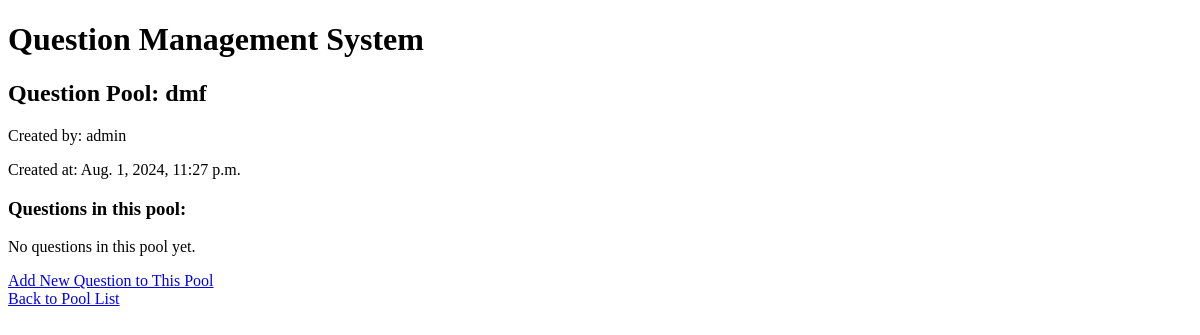
The page /questions/pools/1/ (signed in) on the database as committed earlier.
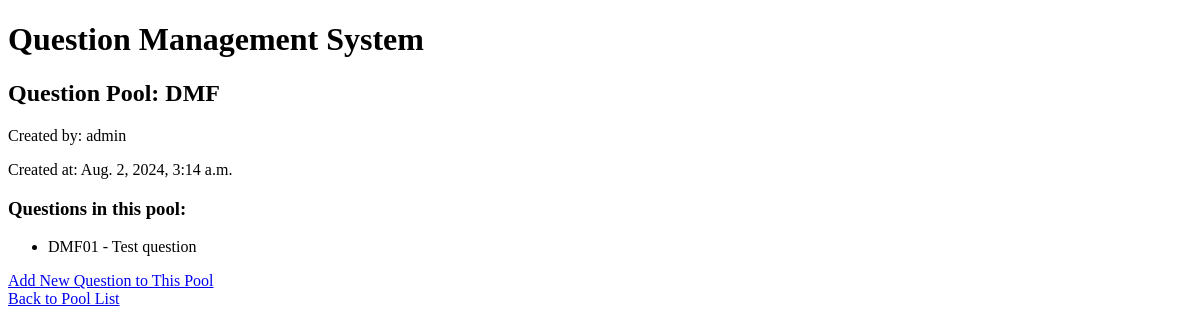
The same page on the database as committed later.
### questions/models.py (models this page shows, shortened)
class QuestionPool(models.Model):
    name = models.CharField(max_length=200)
    created_by = models.ForeignKey(User, on_delete=models.CASCADE, related_name='created_pools')
    created_at = models.DateTimeField(auto_now_add=True)

class Question(models.Model):
    name = models.CharField(max_length=200)
    created_by = models.ForeignKey(User, on_delete=models.CASCADE, related_name='created_questions')
    created_at = models.DateTimeField(auto_now_add=True)
    current_version = models.ForeignKey('QuestionVersion', on_delete=models.SET_NULL, null=True, related_name='current_for')
    pools = models.ManyToManyField(QuestionPool, through='QuestionPoolAssociation')

class QuestionVersion(models.Model):
    question = models.ForeignKey(Question, on_delete=models.CASCADE, related_name='versions')
    text = models.TextField()
    created_by = models.ForeignKey(User, on_delete=models.CASCADE, related_name='created_versions')
    created_at = models.DateTimeField(auto_now_add=True)
    version_number = models.PositiveIntegerField()
    class Meta:
        unique_together = ['question', 'version_number']

### questions/views.py (the view)
# urls.py: path('pools/<int:pk>/', QuestionPoolDetailView.as_view(), name='pool_detail'),
class QuestionPoolDetailView(LoginRequiredMixin, DetailView):
    model = QuestionPool
    template_name = 'questions/pool_detail.html'
    context_object_name = 'pool'
    def get_context_data(self, **kwargs):
        context = super().get_context_data(**kwargs)
        context['questions'] = self.object.question_set.all()
        return context

### questions/templates/questions/pool_detail.html
{% extends 'questions/base.html' %}
{% block content %}
<h2>Question Pool: {{ pool.name }}</h2>
<p>Created by: {{ pool.created_by }}</p>
<p>Created at: {{ pool.created_at }}</p>
<h3>Questions in this pool:</h3>
{% if pool.question_set.all %}
    <ul>
    {% for question in pool.question_set.all %}
        <li>
            {{ question.name }}
            {% if question.current_version %}
                - {{ question.current_version.text|truncatewords:10 }}
            {% endif %}
        </li>
    {% endfor %}
    </ul>
{% else %}
    <p>No questions in this pool yet.</p>
{% endif %}
<a href="{% url 'question_create_for_pool' pool.id %}">Add New Question to This Pool</a>
<br>
<a href="{% url 'pool_list' %}">Back to Pool List</a>
{% endblock %}

### questions/templates/questions/base.html (shortened to what this page needs)
<!DOCTYPE html>
<html lang="en">
<head>
</head>
<body>
    <header>
        <h1>Question Management System</h1>
    </header>
    <main>
        {% block content %}
        {% endblock %}
    </main>
</body>
</html>

Rows that differ between the two databases and show on the page:
changed QuestionPool "admin": name "dmf" → "DMF"; created_at "Aug. 1, 2024, 11:27 p.m." → "Aug. 2, 2024, 3:14 a.m."
added Question: name "DMF01", current_version.text "Test question"
Other text that changed with them:
text no longer shown: "No questions in this pool yet."
